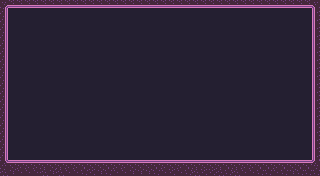

The image is a tile-based game level rendered from a .tmx file. Its description and complete source (layers, tilesets, objects, tile grids) follow:
An orthogonal 40x22 tile map with 8x8 px tiles, 1 tile layer (Tile Layer 1).

<map version="1.10" tiledversion="1.10.2" orientation="orthogonal" renderorder="right-down" width="40" height="22" tilewidth="8" tileheight="8" infinite="0" backgroundcolor="#241f31" nextlayerid="2" nextobjectid="1">
 <tileset firstgid="1" source="../purple.tsx" />
 <layer id="1" name="Tile Layer 1" width="40" height="22">
  <data encoding="csv">
37,34,34,34,34,34,34,34,34,34,34,34,34,34,34,34,34,34,34,34,34,34,34,34,34,34,34,34,34,34,34,34,34,34,34,34,34,34,34,38,
19,0,0,0,0,0,0,0,0,0,0,0,0,0,0,0,0,0,0,0,0,0,0,0,0,0,0,0,0,0,0,0,0,0,0,0,0,0,0,17,
19,0,0,0,0,0,0,0,0,0,0,0,0,0,0,0,0,0,0,0,0,0,0,0,0,0,0,0,0,0,0,0,0,0,0,0,0,0,0,17,
19,0,0,0,0,0,0,0,0,0,0,0,0,0,0,0,0,0,0,0,0,0,0,0,0,0,0,0,0,0,0,0,0,0,0,0,0,0,0,17,
19,0,0,0,0,0,0,0,0,0,0,0,0,0,0,0,0,0,0,0,0,0,0,0,0,0,0,0,0,0,0,0,0,0,0,0,0,0,0,17,
19,0,0,0,0,0,0,0,0,0,0,0,0,0,0,0,0,0,0,0,0,0,0,0,0,0,0,0,0,0,0,0,0,0,0,0,0,0,0,17,
19,0,0,0,0,0,0,0,0,0,0,0,0,0,0,0,0,0,0,0,0,0,0,0,0,0,0,0,0,0,0,0,0,0,0,0,0,0,0,17,
19,0,0,0,0,0,0,0,0,0,0,0,0,0,0,0,0,0,0,0,0,0,0,0,0,0,0,0,0,0,0,0,0,0,0,0,0,0,0,17,
19,0,0,0,0,0,0,0,0,0,0,0,0,0,0,0,0,0,0,0,0,0,0,0,0,0,0,0,0,0,0,0,0,0,0,0,0,0,0,17,
19,0,0,0,0,0,0,0,0,0,0,0,0,0,0,0,0,0,0,0,0,0,0,0,0,0,0,0,0,0,0,0,0,0,0,0,0,0,0,17,
19,0,0,0,0,0,0,0,0,0,0,0,0,0,0,0,0,0,0,0,0,0,0,0,0,0,0,0,0,0,0,0,0,0,0,0,0,0,0,17,
19,0,0,0,0,0,0,0,0,0,0,0,0,0,0,0,0,0,0,0,0,0,0,0,0,0,0,0,0,0,0,0,0,0,0,0,0,0,0,17,
19,0,0,0,0,0,0,0,0,0,0,0,0,0,0,0,0,0,0,0,0,0,0,0,0,0,0,0,0,0,0,0,0,0,0,0,0,0,0,17,
19,0,0,0,0,0,0,0,0,0,0,0,0,0,0,0,0,0,0,0,0,0,0,0,0,0,0,0,0,0,0,0,0,0,0,0,0,0,0,17,
19,0,0,0,0,0,0,0,0,0,0,0,0,0,0,0,0,0,0,0,0,0,0,0,0,0,0,0,0,0,0,0,0,0,0,0,0,0,0,17,
19,0,0,0,0,0,0,0,0,0,0,0,0,0,0,0,0,0,0,0,0,0,0,0,0,0,0,0,0,0,0,0,0,0,0,0,0,0,0,17,
19,0,0,0,0,0,0,0,0,0,0,0,0,0,0,0,0,0,0,0,0,0,0,0,0,0,0,0,0,0,0,0,0,0,0,0,0,0,0,17,
19,0,0,0,0,0,0,0,0,0,0,0,0,0,0,0,0,0,0,0,0,0,0,0,0,0,0,0,0,0,0,0,0,0,0,0,0,0,0,17,
19,0,0,0,0,0,0,0,0,0,0,0,0,0,0,0,0,0,0,0,0,0,0,0,0,0,0,0,0,0,0,0,0,0,0,0,0,0,0,17,
19,0,0,0,0,0,0,0,0,0,0,0,0,0,0,0,0,0,0,0,0,0,0,0,0,0,0,0,0,0,0,0,0,0,0,0,0,0,0,17,
53,2,2,2,2,2,2,2,2,2,2,2,2,2,2,2,2,2,2,2,2,2,2,2,2,2,2,2,2,2,2,2,2,2,2,2,2,2,2,54,
6,5,22,22,22,6,5,6,22,22,21,18,5,21,22,22,5,5,5,21,22,18,22,21,6,18,18,6,21,6,22,22,21,21,22,21,5,21,21,21
</data>
 </layer>
</map>
